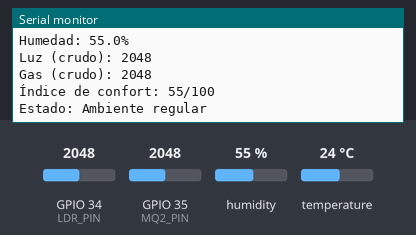
The program below on a simulated ESP32. Shown: the last lines printed to the serial monitor. The test bench sets the inputs (shaded band); at power-on: humidity 55 %, GPIO 35 (MQ2_PIN) = 2048, temperature 24 °C, GPIO 34 (LDR_PIN) = 2048.

Above: at 3.8 s.
3.9 s: humidity set to 41 %
7.8 s: humidity set to 38 %
At 9.5 s:
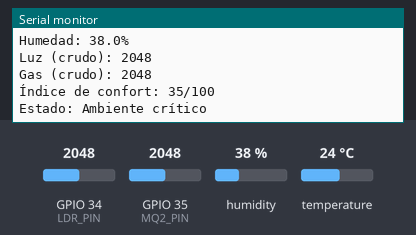
13.5 s: GPIO 35 (MQ2_PIN) set to 1566
At 16.3 s:
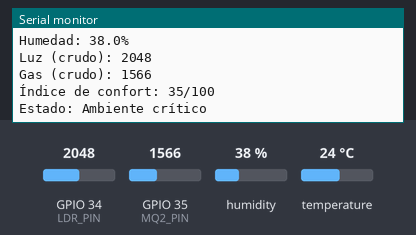
17.4 s: GPIO 35 (MQ2_PIN) set to 1430
At 19.1 s:
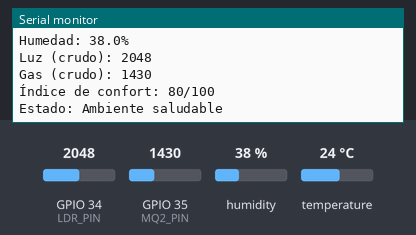
26.5 s: temperature set to 20.5 °C
30.4 s: temperature set to 19.5 °C
At 34.2 s:
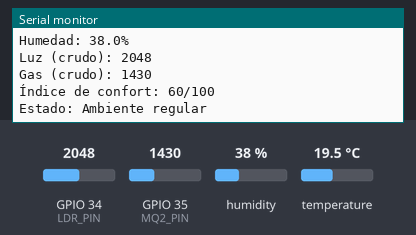
Timing chart, 0 to 35.3 s (numbered marks = the images above; inputs shaded):
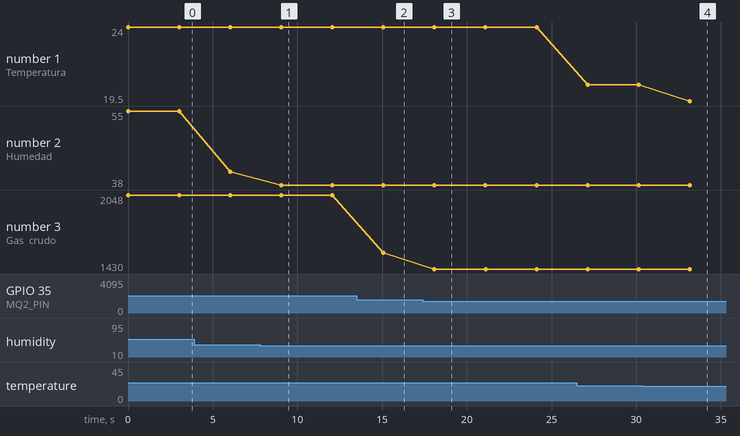

The program:

main.cpp
```cpp
#include <DHT.h>

// --- Configuración de pines ---
#define DHTPIN 15        // Pin digital del DHT22
#define DHTTYPE DHT22
#define LDR_PIN 34       // Pin analógico del LDR (salida AO)
#define MQ2_PIN 35       // Pin analógico del MQ-2 (salida AO)

DHT dht(DHTPIN, DHTTYPE);

void setup() {
  Serial.begin(115200);
  dht.begin();
  Serial.println("Iniciando estación ambiental...");
}

int calcularIndiceConfort(float temp, float hum, int luz, int gas) {
  int indice = 100;

  // Penaliza si la temperatura se aleja de un rango ideal (20-26°C)
  if (temp < 20 || temp > 26) indice -= 20;

  // Penaliza si la humedad se aleja de un rango ideal (40-60%)
  if (hum < 40 || hum > 60) indice -= 20;

  // Penaliza si hay poca luz (ambiente cerrado, sin ventilar)
  if (luz < 500) indice -= 15;

  // Penaliza fuerte si el gas está elevado (lo más crítico)
  if (gas > 1500) indice -= 45;

  if (indice < 0) indice = 0;
  return indice;
}

void loop() {
  float h = dht.readHumidity();
  float t = dht.readTemperature();
  int luz = analogRead(LDR_PIN);
  int gas = analogRead(MQ2_PIN);

  if (isnan(h) || isnan(t)) {
    Serial.println("Error leyendo el DHT22");
    delay(2000);
    return;
  }

  int indice = calcularIndiceConfort(t, h, luz, gas);

  Serial.println("----------------------------");
  Serial.printf("Temperatura: %.1f°C\r\n", t);
  Serial.printf("Humedad: %.1f%%\r\n", h);
  Serial.printf("Luz (crudo): %d\r\n", luz);
  Serial.printf("Gas (crudo): %d\r\n", gas);
  Serial.printf("Índice de confort: %d/100\r\n", indice);

  if (indice >= 70) Serial.println("Estado: Ambiente saludable");
  else if (indice >= 40) Serial.println("Estado: Ambiente regular");
  else Serial.println("Estado: Ambiente crítico");

  delay(3000); // lee cada 3 segundos
}
```

Measured:
- the behaviour switches between 40 and 39 % on humidity (found by bisection; images 0 and 1)
- the behaviour switches between 1501 and 1500 on GPIO 35 (MQ2_PIN) (found by bisection; images 2 and 3)
- the behaviour switches between 20 and 19.9 °C on temperature (found by bisection; images 3 and 4)
- after the input at 7.8 s, the serial monitor: prints a new line after 1.2 s (image 1)
- after the input at 13.5 s, the serial monitor: prints a new line after 1.6 s (image 2)
- after the input at 17.4 s, the serial monitor: prints a new line after 0.69 s (image 3)
- after the input at 30.4 s, the serial monitor: prints a new line after 2.8 s (image 4)
- plotted number 1: 24 → 20.5 after the input at 26.5 s, 20.5 → 19.5 after the input at 30.4 s
